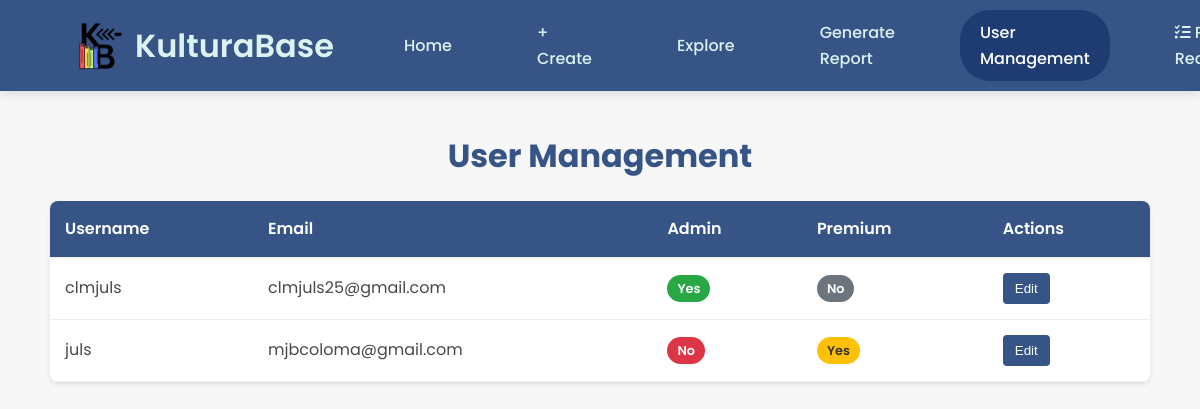
/user/user_management.php (signed in), run on the app's committed database.
### tables this page shows
CREATE TABLE `users` (
  `id` int(11) NOT NULL,
  `email` varchar(255) NOT NULL,
  `username` varchar(255) NOT NULL,
  `password` varchar(255) NOT NULL,
  `full_name` varchar(255) NOT NULL,
  `about` text DEFAULT NULL,
  `location` varchar(255) DEFAULT NULL,
  `birthday` date DEFAULT NULL,
  `website` varchar(255) DEFAULT NULL,
  `skills` text DEFAULT NULL,
  `profile_picture` varchar(255) DEFAULT NULL,
  `isAdmin` tinyint(1) NOT NULL DEFAULT 0,
  `isPremium` tinyint(4) NOT NULL DEFAULT 0,
  `profile_background` varchar(255) DEFAULT NULL,
  `following_count` int(11) DEFAULT 0,
  `followers_count` int(11) DEFAULT 0
);

### user/user_management.php (the view, shortened to what this page needs)
<!DOCTYPE html>
<html lang="en">
<head>
    <link rel="stylesheet" href="https://cdnjs.cloudflare.com/ajax/libs/font-awesome/6.0.0-beta3/css/all.min.css">
</head>
<body>
    <?php
    require 'db_conn.php';
    $users_query = $conn->query("SELECT * FROM users ORDER BY id ASC");
    $users = $users_query->fetch_all(MYSQLI_ASSOC);
    include 'components/layout/admin/navbar.php';
    ?>
    <div class="container">
        <h1 class="page-title">User Management</h1>
        <div class="user-table">
            <table>
                <thead>
                    <tr>
                        <th>Username</th>
                        <th>Email</th>
                        <th>Admin</th>
                        <th>Premium</th>
                        <th>Actions</th>
                    </tr>
                </thead>
                <tbody>
                    <?php foreach ($users as $user): ?>
                    <tr>
                        <td><?php echo htmlspecialchars($user['username']); ?></td>
                        <td><?php echo htmlspecialchars($user['email']); ?></td>
                        <td>
                            <span class="status-badge <?php echo $user['isAdmin'] ? 'active' : 'inactive'; ?>">
                                <?php echo $user['isAdmin'] ? 'Yes' : 'No'; ?>
                            </span>
                        </td>
                        <td>
                            <span class="status-badge <?php echo $user['isPremium'] ? 'premium' : 'standard'; ?>">
                                <?php echo $user['isPremium'] ? 'Yes' : 'No'; ?>
                            </span>
                        </td>
                        <td>
                            <button class="edit-btn" onclick="openEditModal(<?php echo $user['id']; ?>)">Edit</button>
                        </td>
                    </tr>
                    <?php endforeach; ?>
                </tbody>
            </table>
        </div>
    </div>
</body>
</html>

### user/user_management.php (style rules this page uses)
* { margin: 0; padding: 0; box-sizing: border-box; }
body { font-family: 'Poppins', sans-serif; background-color: #f7f7f7; color: #4A4947; line-height: 1.6; padding-top: 80px; }
.container { max-width: 1200px; margin: 0 auto; padding: 50px; }
.page-title { color: #365486; margin-bottom: 20px; font-size: 2rem; text-align: center; }
.user-table { background: white; border-radius: 8px; box-shadow: 0 2px 4px rgba(0,0,0,0.1); overflow: hidden; margin-bottom: 30px; }
table { width: 100%; border-collapse: collapse; }
th, td { padding: 15px; text-align: left; border-bottom: 1px solid #eee; }
th { background-color: #365486; color: white; font-weight: 600; }
.status-badge { padding: 5px 10px; border-radius: 20px; font-size: 0.8rem; font-weight: 600; }
.active { background-color: #28a745; color: white; }
.inactive { background-color: #dc3545; color: white; }
.premium { background-color: #ffc107; color: #333; }
.standard { background-color: #6c757d; color: white; }
.edit-btn { background-color: #365486; color: white; border: none; padding: 8px 12px; border-radius: 4px; cursor: pointer; transition: background-color 0.3s; }

### data on the page
users: username "clmjuls", email "clmjuls25@gmail.com", isAdmin "Yes", isPremium "No"
users: username "juls", email "mjbcoloma@gmail.com", isAdmin "No", isPremium "Yes"
